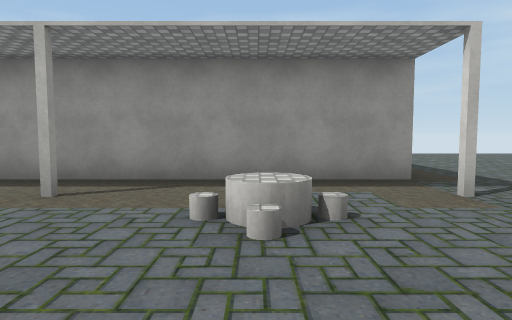
view 1 (above)

24 first-person views from a walk through a scene from a Unity 3-D project. The camera is 1.4 m above the floor, tilts 4° down and sees 75° across. The floor is counted in squares, 2 m on a side. Each view is taken from the middle of a square. On the plan, view 1 faces up. The plan holds only what a view shows up to about 10 squares ahead; the rest is blank. The place goes on beyond the plan. The player is left out. Some surface patterns are stand-ins.

view 2
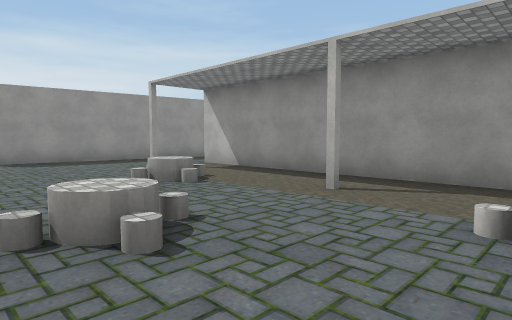

view 3
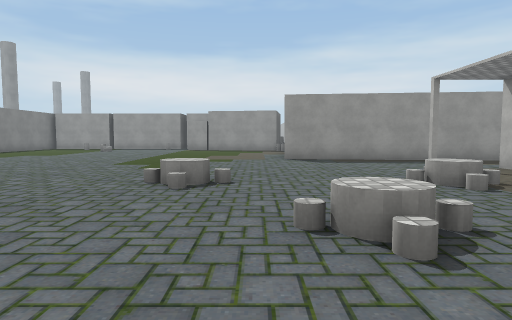

view 4
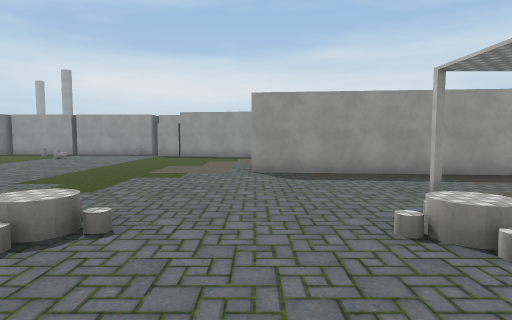

view 5
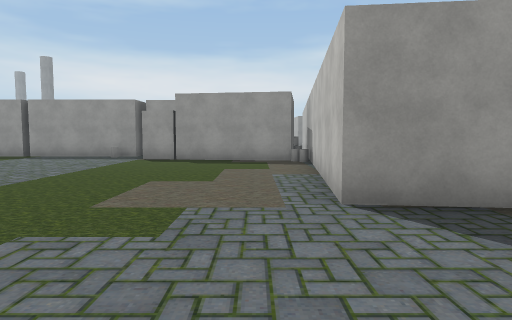

view 6
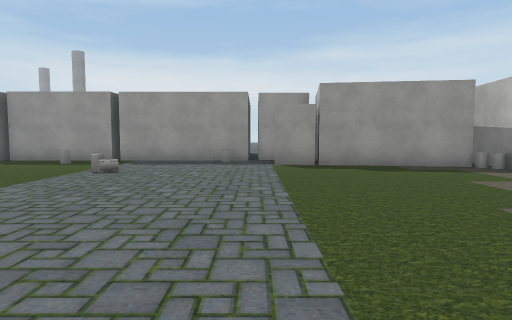

view 7
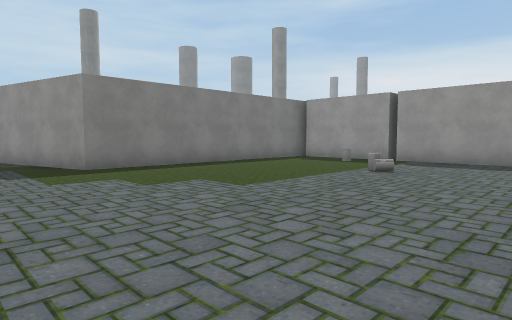

view 8
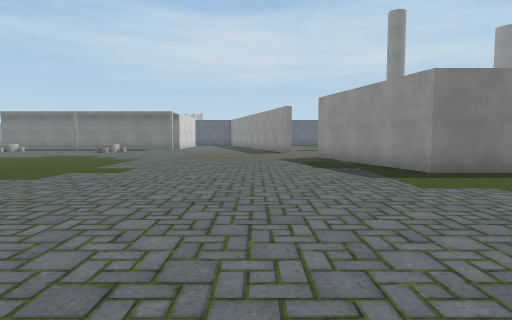

view 9
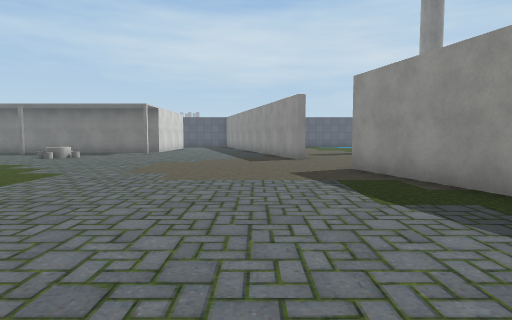

view 10
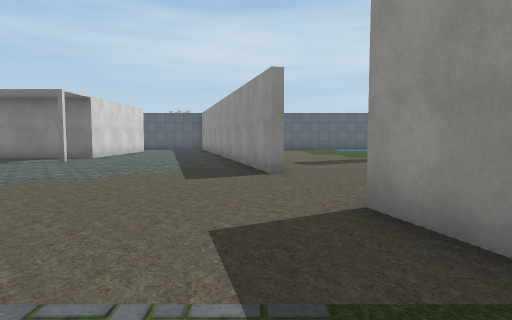

view 11
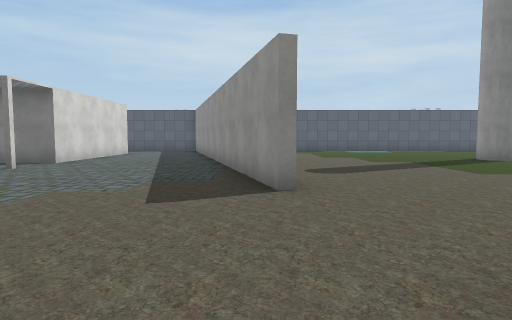

view 12
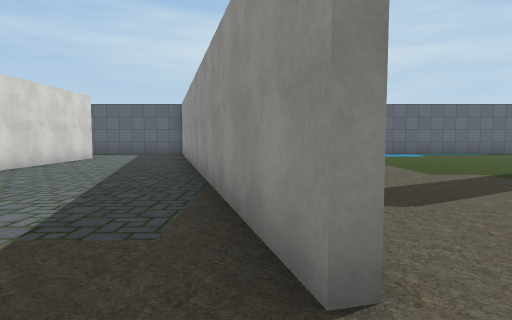

view 13
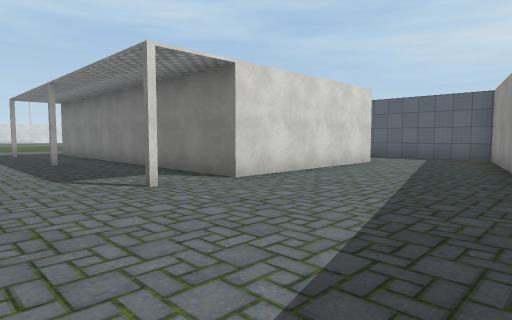

view 14
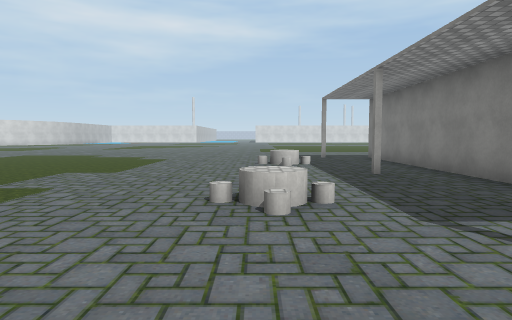

view 15
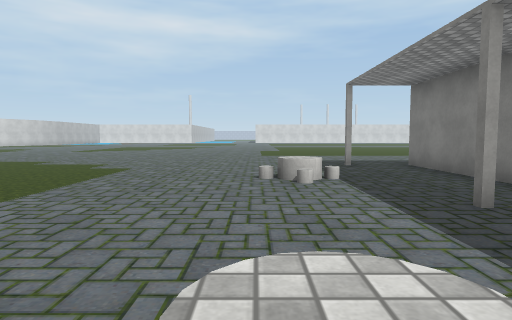

view 16
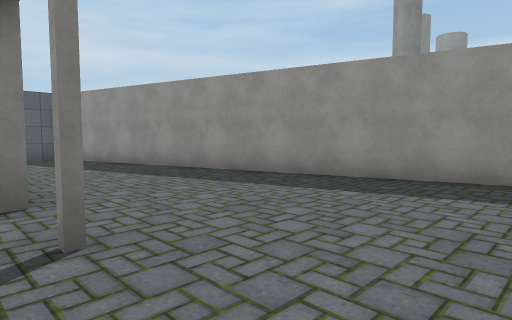

view 17
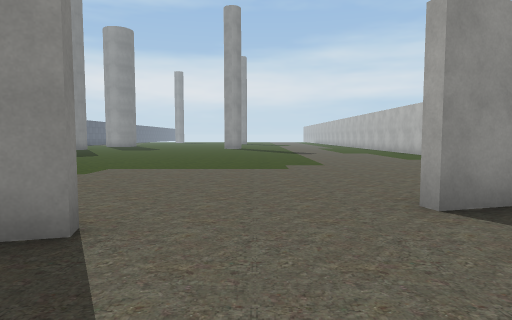

view 18
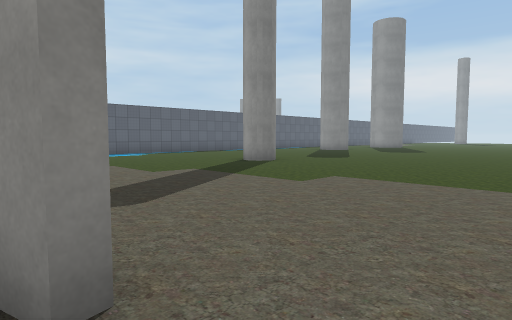

view 19
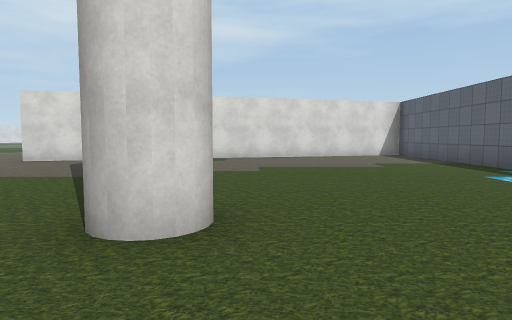

view 20
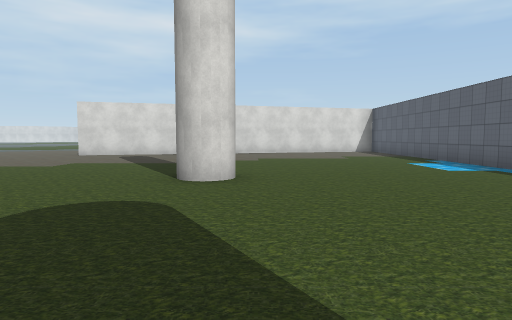

view 21
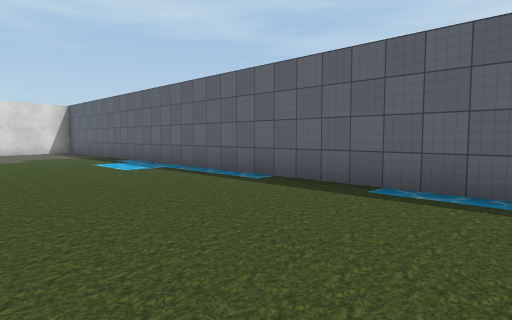

view 22
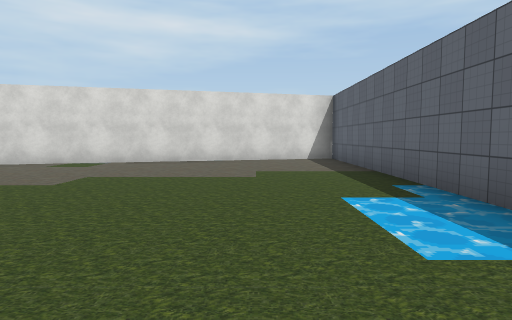

view 23
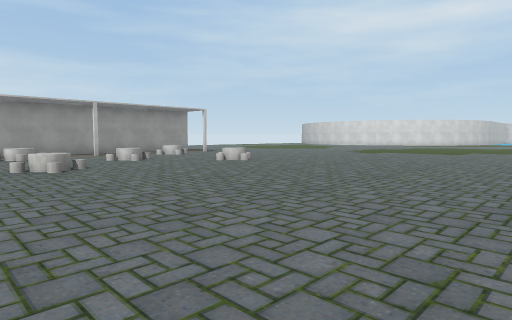

view 24
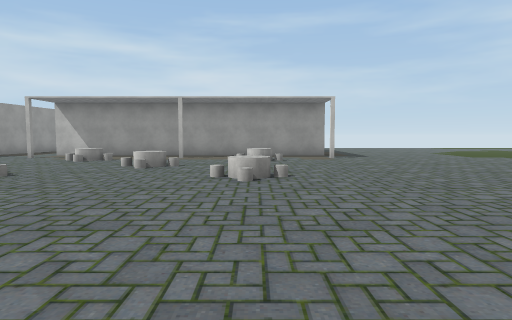

### Floor plan
Points are (right, up) in squares from view 1. A wall is a line through its corners. A room is listed if a view was taken in it or the views show most of it. See-through windows are left out.
Room 1 (views 1, 2, 3, 4, 5, 6, 7, 8, 9, 10, 11, 12, 13, 14, 15, 16, 17, 18, 23, 24)
walls: (-9.3, -19.3) (-6, -31.5) (-5, -31.5); (-15.8, -11.4) (-11.4, -11.4) (-10.1, -16.4); (2.6, 5.5) (-7.5, 5.5); (-18.8, -8.1) (-18.8, -11.2); (-18.8, -4.1) (-18.8, -8); (-16.8, 0.6) (-17.2, -2.4) (-19.1, -2.2); (-19, -3.4) (-19, -4); (-9.7, 7.2) (-10.4, 0.9) (-17.9, 1.7); (-3.7, -28.9) (-3.7, -23.8) (6.4, -23.8)
ways out: opening at (-9.7, -18) to room 2
objects: other object (-18, -9); other object (-18, -5); other object (-18, -3); other object (-17, 1); other object (-16, -7); other object (-16, 1); other object (-7, 4); other object (-5, -1); other object (-5, 3); other object (-4, -22); other object (-3, 1); other object (-2, 4); other object (-1, -20); other object (0, -1); other object (0, 3); other object (1, -22); other object (2, 4); other object (3, -21); other object (6, -22)
Room 2 (views 19, 20, 21, 22)
walls: (-9.1, -20.9) (-9.5, -19.3); (-21.5, -31.5) (-7, -31.5); (-6.9, -29) (-8.7, -22.6)
ways out: opening at (-9.7, -18) to room 1

Positions as (right, up) in squares from view 1, and headings:
1: (0, 0), facing up
2: (0, 0), facing up-left
3: (0, 0), facing left
4: (-2, 1), facing left
5: (-7, 0), facing left
6: (-9, -4), facing left
7: (-9, -4), facing down-left
8: (-8, -5), facing down
9: (-8, -9), facing down
10: (-9, -13), facing down
11: (-9, -15), facing down
12: (-9, -18), facing down
13: (-8, -20), facing down-right
14: (-5, -20), facing right
15: (-2, -20), facing right
16: (-3, -20), facing down-left
17: (-7, -18), facing left
18: (-9, -18), facing down-left
19: (-19, -26), facing right
20: (-22, -26), facing right
21: (-22, -27), facing down-right
22: (-17, -29), facing right
23: (-7, -9), facing up-right
24: (0, -7), facing up
